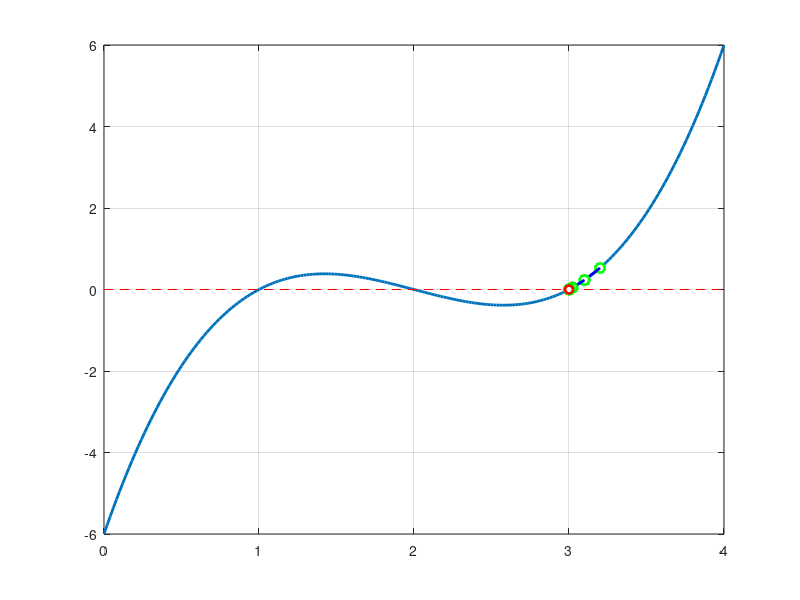

MATLAB code to generate this figure:
clc; clear; close all;

% Inclass_2b_1
% Secant Method with two guessing

% Example:
   f = @(x) x.^3 - 6*x.^2 + 11*x - 6;
   f_p = @(x) 3*x.^2 - 12*x + 11; %First order derv
%
    x = linspace(0,4, 200);
    y = f(x);
    %
    plot(x,y,'-', 'Linewidth', 2)
    grid on
    hold on
    %
    % add a red line at f = 0
    plot([0 4], [0 0], 'r--')

    
%% Newton Raphson Method
    
    x1 = 3.2;
    x2 = 3.1;
    xr = x1;
    xr_old = xr;
    iter = 0;
        %
    fprintf('   iter     xr        err \n')

while (1)

    %Calculate f1 and f2          

    FR1 = f(x1);
    FR2 = f(x2);
    

    % calculate f_p(xr) by the slope of a linear line 
    Fp = (FR2 - FR1)/(x2 - x1);

    iter = iter + 1;

    %Algorithm: Update the new guess

    xr = x1 - FR1/Fp; 
    FR = f(xr);

%% Plot the iteration process

plot(x1, FR1, 'o','LineWidth',2,...
                       'MarkerEdgeColor','g',...
                       'MarkerFaceColor','w',...
                       'MarkerSize',7)

plot(x2, FR2, 'o','LineWidth',2,...
                       'MarkerEdgeColor','g',...
                       'MarkerFaceColor','w',...
                       'MarkerSize',7)
plot([x1 x2], [FR1 FR2], 'b-', 'LineWidth',2)

pause
plot(xr, FR, 'o','LineWidth',2,...
                       'MarkerEdgeColor','r',...
                       'MarkerFaceColor','w',...
                       'MarkerSize',6)

    % calculate the relative erro
    err = abs((xr - xr_old)/xr);
    %

    fprintf('%5d %10.6f %10.5f \n',iter, xr, err)

    if err < 1e-4 || iter > 20, break, end
    %
    xr_old = xr;
    x1 = x2; 
    x2 = xr;
end 
